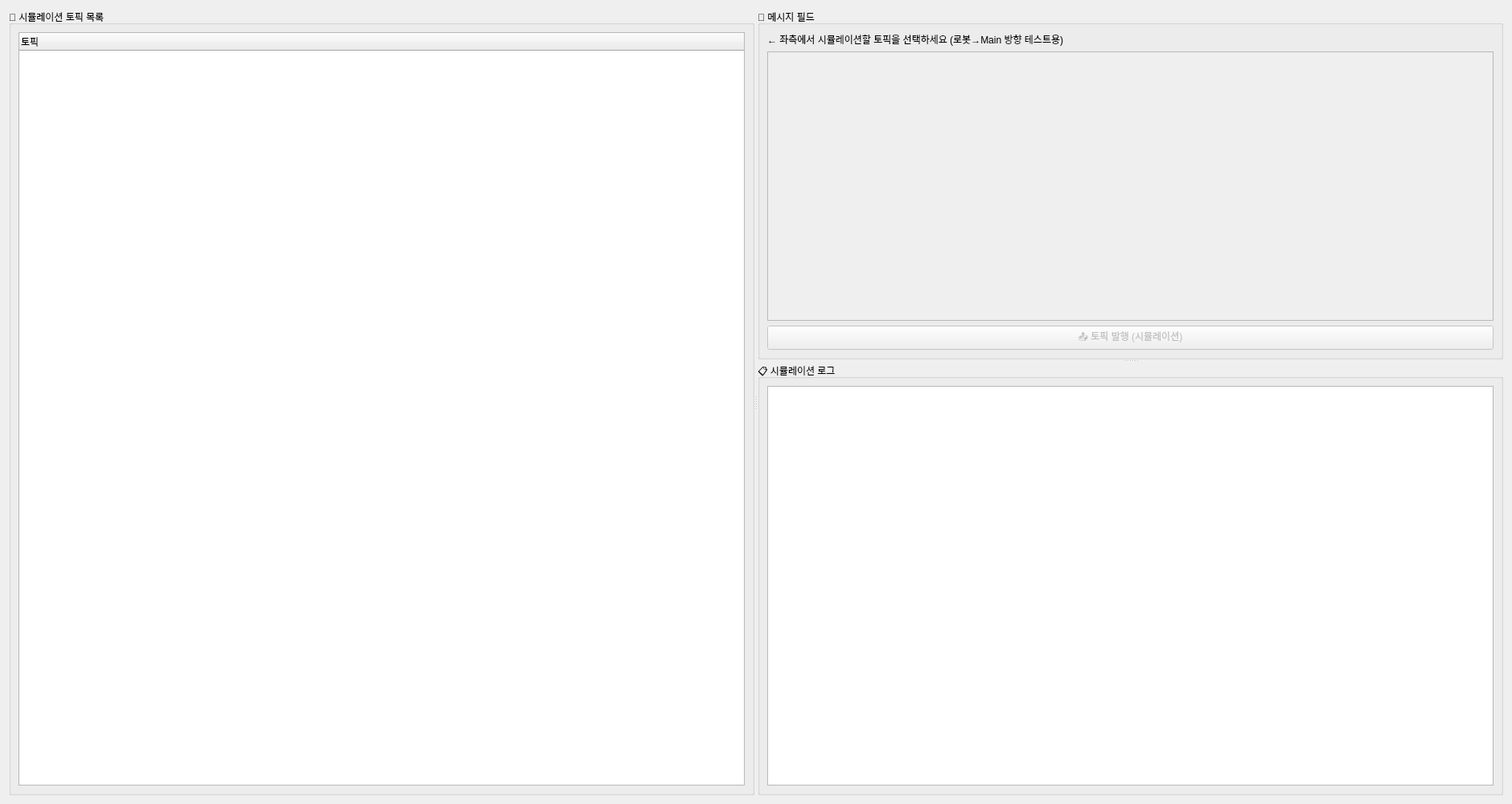
<?xml version="1.0" encoding="UTF-8"?>
<ui version="4.0">
 <class>RosTopicPublishTab</class>
 <widget class="QWidget" name="RosTopicPublishTab">
  <property name="geometry">
   <rect>
    <x>0</x>
    <y>0</y>
    <width>1880</width>
    <height>1000</height>
   </rect>
  </property>
  <property name="minimumSize">
   <size>
    <width>1880</width>
    <height>1000</height>
   </size>
  </property>
  <property name="windowTitle">
   <string>Form</string>
  </property>
  <layout class="QHBoxLayout" name="horizontalLayout">
   <item>
    <widget class="QSplitter" name="splitter">
     <property name="orientation">
      <enum>Qt::Horizontal</enum>
     </property>
     <widget class="QGroupBox" name="topic_list_groupbox">
      <property name="title">
       <string>📡 시뮬레이션 토픽 목록</string>
      </property>
      <layout class="QVBoxLayout" name="verticalLayout_1">
       <item>
        <widget class="QTreeWidget" name="topic_tree">
         <column>
          <property name="text">
           <string>토픽</string>
          </property>
         </column>
        </widget>
       </item>
      </layout>
     </widget>
     <widget class="QWidget" name="layoutWidget">
      <layout class="QVBoxLayout" name="verticalLayout_3">
       <item>
        <widget class="QSplitter" name="right_splitter">
         <property name="orientation">
          <enum>Qt::Vertical</enum>
         </property>
         <widget class="QGroupBox" name="message_fields_groupbox">
          <property name="title">
           <string>📝 메시지 필드</string>
          </property>
          <layout class="QVBoxLayout" name="verticalLayout_2">
           <item>
            <widget class="QLabel" name="topic_desc_label">
             <property name="text">
              <string>← 좌측에서 시뮬레이션할 토픽을 선택하세요 (로봇→Main 방향 테스트용)</string>
             </property>
             <property name="wordWrap">
              <bool>true</bool>
             </property>
            </widget>
           </item>
           <item>
            <widget class="QScrollArea" name="scrollArea">
             <property name="widgetResizable">
              <bool>true</bool>
             </property>
             <widget class="QWidget" name="scrollAreaWidgetContents">
              <property name="geometry">
               <rect>
                <x>0</x>
                <y>0</y>
                <width>100</width>
                <height>30</height>
               </rect>
              </property>
              <layout class="QFormLayout" name="param_form_layout"/>
             </widget>
            </widget>
           </item>
           <item>
            <widget class="QPushButton" name="publish_button">
             <property name="enabled">
              <bool>false</bool>
             </property>
             <property name="text">
              <string>📤 토픽 발행 (시뮬레이션)</string>
             </property>
            </widget>
           </item>
          </layout>
         </widget>
         <widget class="QGroupBox" name="log_groupbox">
          <property name="title">
           <string>📋 시뮬레이션 로그</string>
          </property>
          <layout class="QVBoxLayout" name="verticalLayout_4">
           <item>
            <widget class="QTextEdit" name="result_log">
             <property name="readOnly">
              <bool>true</bool>
             </property>
            </widget>
           </item>
          </layout>
         </widget>
        </widget>
       </item>
      </layout>
     </widget>
    </widget>
   </item>
  </layout>
 </widget>
 <resources/>
 <connections/>
</ui>
